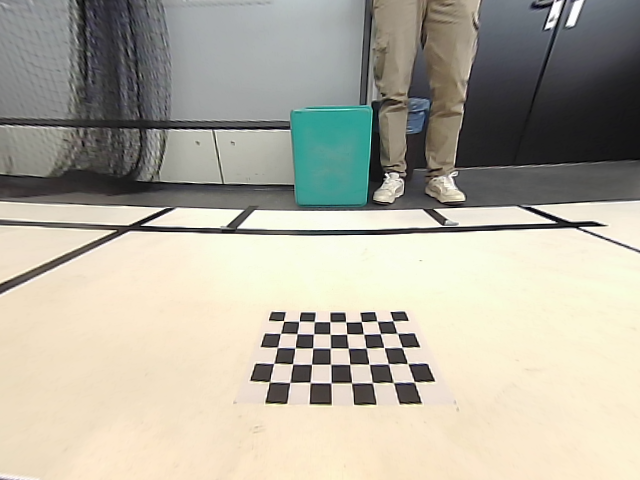
#> input picture hardware_codes/In_JETSON/BEV_calibration_images/FR.png, 640 x 480 px
$ python -i bev.py   (imports and definitions only)
#> lines starting #> are read from the running program, lines starting #| are printed output that depends on the picture
#> further down, picture is the input picture: shape (480, 640, 3); mean B, G, R 160.4, 174.2, 178.1
### hardware_codes/In_JETSON/utils_c.py
'''
Universität Siegen
Naturwissenschaftlich-Technische Fakultät
Department Elektrotechnik und Informatik
Lehrstuhl für Regelungs- und Steuerungstechnik

Master Thesis: Vision-aided Automated Driving using Panoramic View
Done By: Sourav Poudyal, 1607167
First Examiner: Prof. Dr.-Ing. habil. Michael Gerke
Supervisior: Dr.-Ing. Nasser Gyagenda
'''

#This utility functions are similar to that defined in the simulation code


import numpy as np
import cv2
import Bezier_curve as be
import learn as le
import time
from collections import Counter

#Initializing previous mean orientation of lines detected on the closest lane edge cluster to the car
#Utilized just for visualization
prev_head = 90

# For execition time calculation
def measure_time(func):
    # [7 lines left out: function wrapper, not called in this run]
    return wrapper

# [491 lines left out: functions kernel_density_estimation, find_local_extrema, KDC_lanes, circular_mean, _mean, l_count and 7 more, not called in this run]

### hardware_codes/In_JETSON/bev.py

'''
Universität Siegen
Naturwissenschaftlich-Technische Fakultät
Department Elektrotechnik und Informatik
Lehrstuhl für Regelungs- und Steuerungstechnik

Master Thesis: Vision-aided Automated Driving using Panoramic View
Done By: Sourav Poudyal, 1607167
First Examiner: Prof. Dr.-Ing. habil. Michael Gerke
Supervisior: Dr.-Ing. Nasser Gyagenda
'''

import cv2
import numpy as np
import time
import math
import utils_c
import Bezier_curve as be


# [180 lines left out: functions odd_Out, filter_m_theta, process_m_theta, find_cte_rl, distance_between_lines, region_of_interest_side and 2 more, not called in this run]


def resize_image(image, width, height):
    return cv2.resize(image, (width, height), interpolation=cv2.INTER_AREA)

def undistortion(frame, map1, map2):
    undistorted_img = cv2.remap(frame, map1, map2, interpolation=cv2.INTER_LINEAR, borderMode=cv2.BORDER_CONSTANT)
    return undistorted_img

def warp(undistorted_image, homography):
    warp1 = cv2.warpPerspective(undistorted_image, homography, (640, 480))
    return warp1


# [43 lines left out: functions draw_the_lines, mask, not called in this run]

def color_balance(image):
    b, g, r = cv2.split(image)
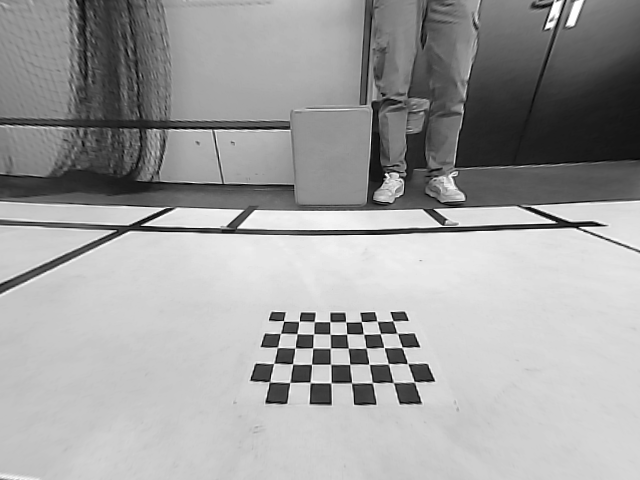
#> b: shape (480, 640); min 0, max 255, mean 160.4
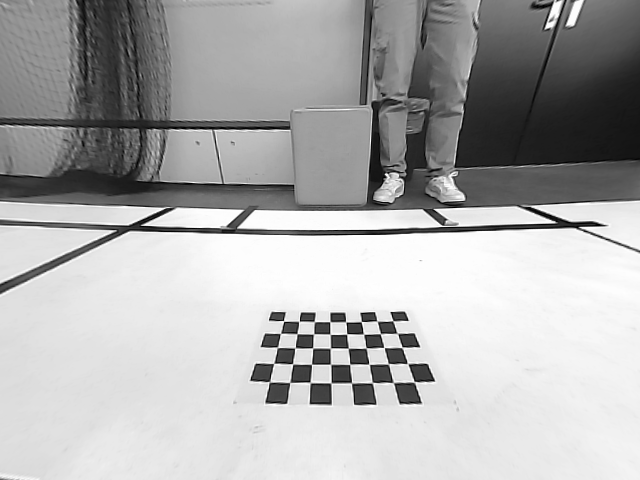
#> g: shape (480, 640); min 0, max 255, mean 174.2
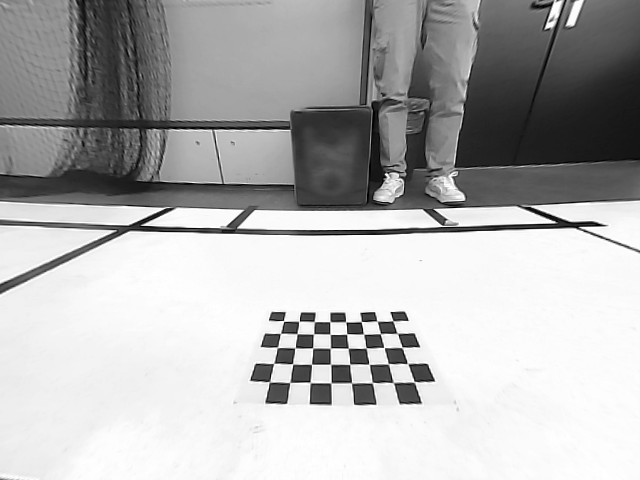
#> r: shape (480, 640); min 0, max 255, mean 178.1
    B = np.mean(b)
#> B = 160.4
    G = np.mean(g)
#> G = 174.2
    R = np.mean(r)
#> R = 178.1
    K = (R + G + B) / 3
#> K = 170.9
    Kb = K / B
#> Kb = 1.07
    Kg = K / G
#> Kg = 0.981
    Kr = K / R
#> Kr = 0.96
    cv2.addWeighted(b, Kb, 0, 0, 0, b)
    cv2.addWeighted(g, Kg, 0, 0, 0, g)
    cv2.addWeighted(r, Kr, 0, 0, 0, r)
    return cv2.merge([b,g,r])

# [461 lines left out: functions luminance_balance, stiching, region_of_interest_front, region_of_interest_back, region_of_interest_side, place_car_on_bev and 2 more, not called in this run]


>>> import cv2
>>> picture = cv2.imread('BEV_calibration_images/FR.png')
>>> result = color_balance(picture)

$ run again, on hardware_codes/In_JETSON/BEV_calibration_images/LT.png
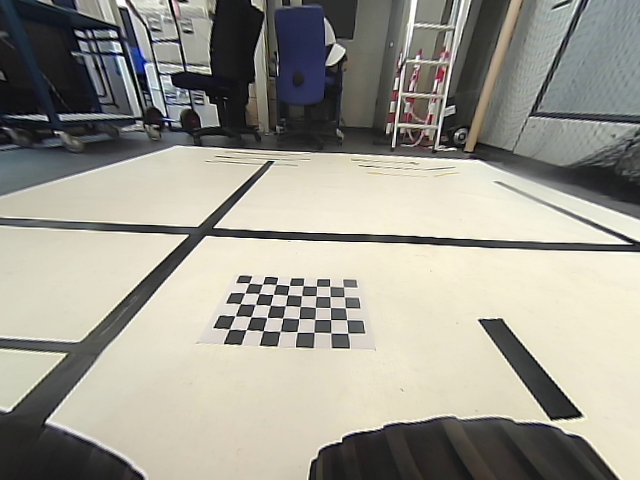
#> input picture hardware_codes/In_JETSON/BEV_calibration_images/LT.png, 640 x 480 px
#> picture is the input picture: shape (480, 640, 3); mean B, G, R 144.1, 154, 156.3
#> in color_balance, `b, g, r = cv2.split(image)`:
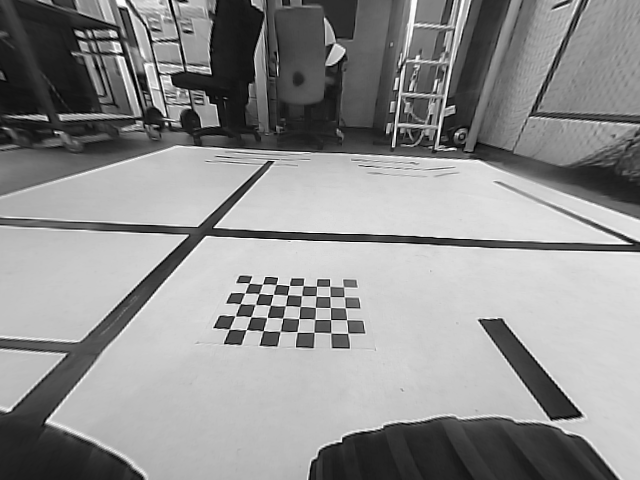
#> b: shape (480, 640); min 0, max 255, mean 144.1
#> in color_balance, `b, g, r = cv2.split(image)`:
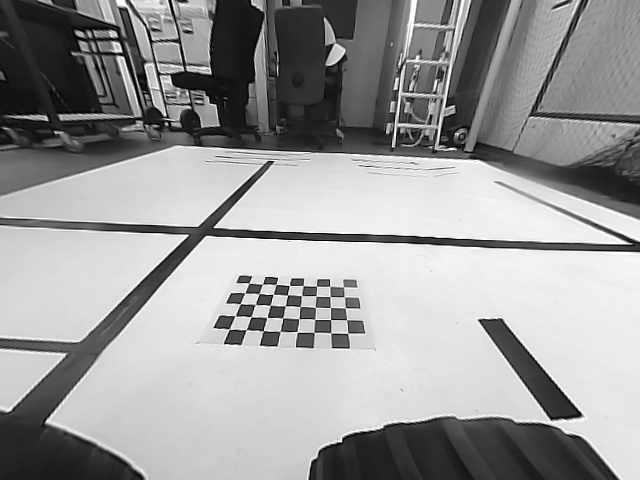
#> g: shape (480, 640); min 0, max 255, mean 154
#> B = 144.1
#> G = 154
#> R = 156.3
#> K = 151.5
#> Kb = 1.05
#> Kg = 0.984
#> Kr = 0.969
